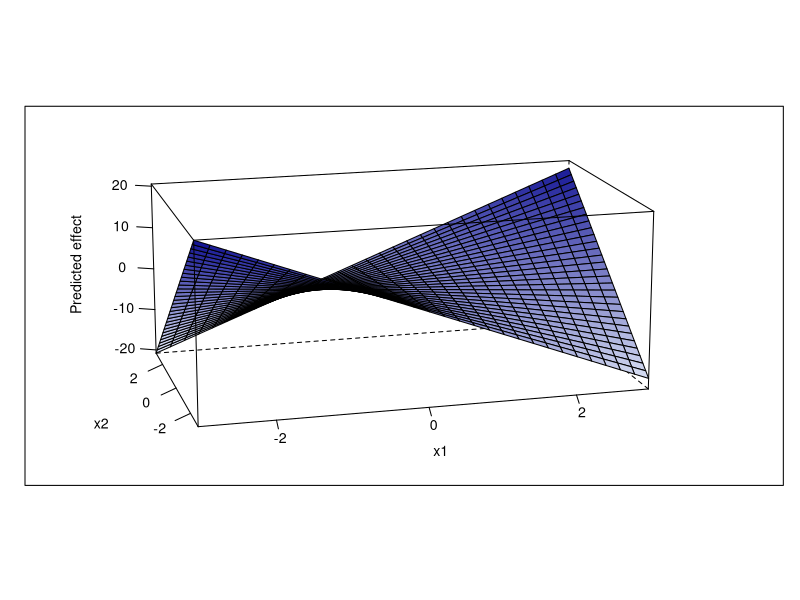

Recreate this plot in R.
library(lattice)
library(colorspace)
library(foreign)

# change to your directory
## change to your directory
setwd("/Users/oliviadaoust/GitHub/From-Stata-to-R/")

## opens the file containing coefficients estimates saved in Stata
coef <- read.dta("coef.dta")
coef

## generate data points (from summary statistics)
data = data.frame(
  x1 = rep( seq(-3, 3, by = 0.2), 60),
  x2 = rep( seq(-3, 3, by = 0.2), each=60))

## estimate effect of the coefficient of interest and their interaction
data$x1x2 = (data$x1*coef[,2] + data$x2* coef[,3] + coef[,4] * (data$x1*data$x2))
#coefx1 is the coefficient associated to x1, etc.

## range of colors
newcols <- colorRampPalette(c("aliceblue", "darkblue"))

## 3D plot
wireframe(x1x2 ~ x1 * x2, data=data,screen=list(y=0, z=15,x=-75) ,
          aspect = c(0.55,0.4),panel.aspect=0.5,drape = TRUE,col.regions = newcols(100),colorkey=F,
          xlab = list("x1",cex=0.85), ylab = list("x2",cex=0.85),
          zlab = list("Predicted effect",rot=90,cex=0.85),
          scales=list(arrows=FALSE,cex=0.85,tick.number=4, col="black"))